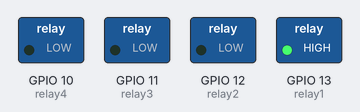
A program run on a simulated Raspberry Pi (BCM pin numbers). On the bench: switched loads named in the program (green lamp = pin HIGH).

Above: at 0.5 s.
At 2.5 s:
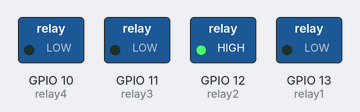
At 4.5 s:
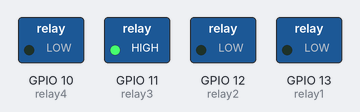
At 6.5 s:
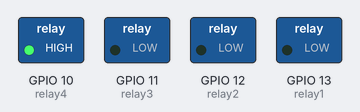
At 9.5 s:
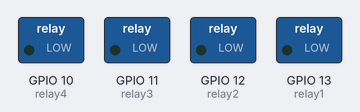
Timing chart, 0 to 10.4 s (numbered marks = the images above):
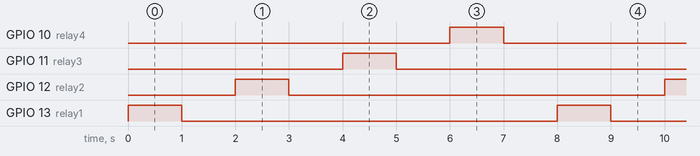

Measured:
- by itself, GPIO 10 (relay4), GPIO 11 (relay3), GPIO 12 (relay2), GPIO 13 (relay1): alternates HIGH for 1.0 s and LOW for 7.0 s
- by itself, everything shown: repeats every 8.0 s, in 8 steps

The program:

Relay_4.py
```python
import RPi.GPIO as GPIO
import time

relay1=13
relay2=12
relay3=11
relay4=10

GPIO.setmode(GPIO.BCM)
GPIO.setup(relay1, GPIO.OUT)
GPIO.setup(relay2, GPIO.OUT)
GPIO.setup(relay3, GPIO.OUT)
GPIO.setup(relay4, GPIO.OUT)

while True:
    GPIO.output(relay1,True)
    time.sleep(1)
    GPIO.output(relay1,False)
    time.sleep(1)
    GPIO.output(relay2,True)
    time.sleep(1)
    GPIO.output(relay2,False)
    time.sleep(1)
    GPIO.output(relay3,True)
    time.sleep(1)
    GPIO.output(relay3,False)
    time.sleep(1)
    GPIO.output(relay4,True)
    time.sleep(1)
    GPIO.output(relay4,False)
    time.sleep(1)
```
